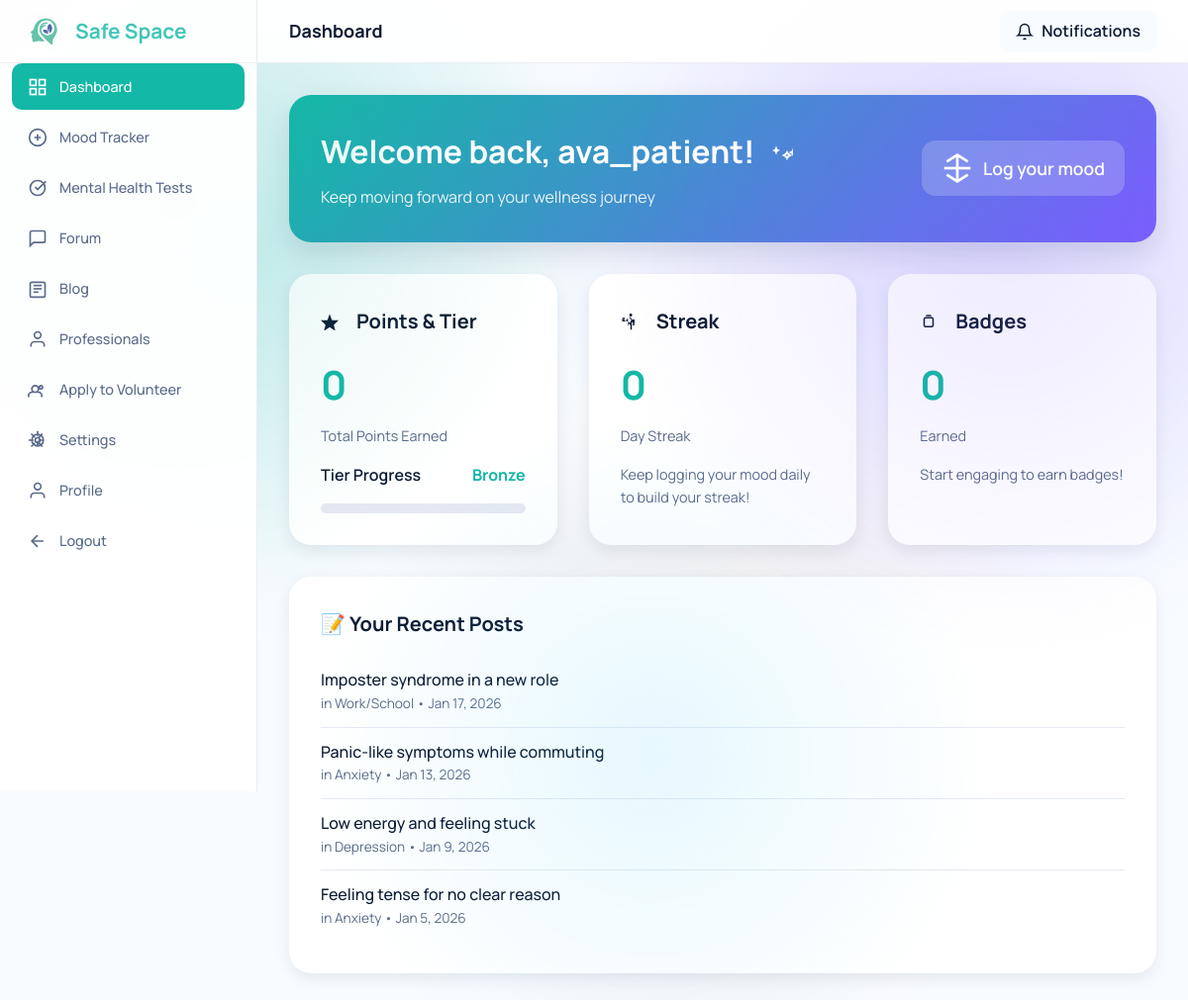
Page /dashboard/index.php (signed in) on the committed database.
### tables this page shows
CREATE TABLE users (
    user_id INT AUTO_INCREMENT PRIMARY KEY,
    username VARCHAR(50) UNIQUE NOT NULL,
    email VARCHAR(100) UNIQUE NOT NULL,
    password_hash VARCHAR(255) NOT NULL,
    full_name VARCHAR(100) NULL,
    phone VARCHAR(30) NULL,
    user_type ENUM('patient', 'professional', 'volunteer', 'supporter', 'community_healer') NOT NULL,
    is_anonymous BOOLEAN DEFAULT TRUE,
    is_verified BOOLEAN DEFAULT FALSE,
    is_active BOOLEAN DEFAULT TRUE,
    profile_picture VARCHAR(255) NULL,
    bio TEXT NULL,
    date_of_birth DATE NULL,
    gender ENUM('male', 'female', 'non_binary', 'prefer_not_to_say', 'other') NULL,
    country VARCHAR(100) NULL,
    timezone VARCHAR(50) DEFAULT 'UTC',
    created_at TIMESTAMP DEFAULT CURRENT_TIMESTAMP,
    last_login TIMESTAMP NULL,
    email_verified_at TIMESTAMP NULL,
    verification_token VARCHAR(100) NULL,
    reset_token VARCHAR(100) NULL,
    reset_token_expiry TIMESTAMP NULL,
    INDEX idx_username (username),
    INDEX idx_email (email),
    INDEX idx_user_type (user_type),
    INDEX idx_is_active (is_active)
);

CREATE TABLE forum_posts (
    post_id INT AUTO_INCREMENT PRIMARY KEY,
    user_id INT NOT NULL,
    category VARCHAR(100) NOT NULL,
    title VARCHAR(255) NOT NULL,
    content LONGTEXT NOT NULL,
    is_encrypted BOOLEAN DEFAULT TRUE,
    view_count INT DEFAULT 0,
    reply_count INT DEFAULT 0,
    is_pinned BOOLEAN DEFAULT FALSE,
    is_locked BOOLEAN DEFAULT FALSE,
    status ENUM('published', 'draft', 'deleted', 'flagged') DEFAULT 'published',
    created_at TIMESTAMP DEFAULT CURRENT_TIMESTAMP,
    updated_at TIMESTAMP DEFAULT CURRENT_TIMESTAMP ON UPDATE CURRENT_TIMESTAMP,
    FOREIGN KEY (user_id) REFERENCES users(user_id) ON DELETE CASCADE,
    INDEX idx_category (category),
    INDEX idx_status (status),
    INDEX idx_created_at (created_at),
    INDEX idx_user_posts (user_id, created_at)
);

### config/config.php (called while the page is built, shortened)
<?php
function get_user_id() {
    return $_SESSION['user_id'] ?? null;
}
?>

### dashboard/index.php (the view, shortened to what this page needs)
<?php
require_once '../config/config.php';
$user_id = get_user_id();
$db = Database::getInstance();
$conn = $db->getConnection();
$user_stmt = $conn->prepare("SELECT user_id, username, user_type, profile_picture FROM users WHERE user_id = ?");
$user_stmt->bind_param("i", $user_id);
$user_stmt->execute();
$user_result = $user_stmt->get_result();
$user = $user_result->fetch_assoc();
$points_stmt = $conn->prepare("SELECT total_points, tier_level, streak_days FROM user_points WHERE user_id = ?");
$points_stmt->bind_param("i", $user_id);
$points_stmt->execute();
$points_result = $points_stmt->get_result();
$user_points = $points_result->fetch_assoc();
$today = date('Y-m-d');
$today_mood_stmt = $conn->prepare("
    SELECT mood_level, mood_emoji, mood_label, logged_at FROM mood_logs
    WHERE user_id = ? AND DATE(logged_at) = ?
    ORDER BY logged_at DESC LIMIT 1
");
$today_mood_stmt->bind_param("is", $user_id, $today);
$today_mood_stmt->execute();
$today_mood_result = $today_mood_stmt->get_result();
$today_mood = $today_mood_result->fetch_assoc();
$forum_stmt = $conn->prepare("
    SELECT post_id, title, category, created_at FROM forum_posts
    WHERE user_id = ?
    ORDER BY created_at DESC LIMIT 5
");
$forum_stmt->bind_param("i", $user_id);
$forum_stmt->execute();
$forum_result = $forum_stmt->get_result();
$recent_posts = [];
while ($row = $forum_result->fetch_assoc()) {
    $recent_posts[] = $row;
}
$badges = [];
$current_tier = $user_points['tier_level'] ?? 'bronze';
?>
<!DOCTYPE html>
<html lang="en">
<head>
    <link rel="stylesheet" href="../assets/css/styles.css">
</head>
<body>
    <div class="dashboard-wrapper">
        <?php include 'includes/sidebar.php'; ?>
        <main class="main-content">
            <div class="top-bar">
                <h2 style="margin: 0; font-size: 18px; color: var(--text-primary);">Dashboard</h2>
                <div class="top-bar-right">
                    <a href="notifications.php" style="text-decoration: none; color: var(--text-primary); font-weight: 600; padding: 8px 16px; background: var(--light-bg); border-radius: 8px; display: flex; align-items: center; gap: 8px;">
                        <svg viewBox="0 0 24 24" width="18" height="18" fill="none" stroke="currentColor" stroke-width="2"><path d="M18 8A6 6 0 0 0 6 8c0 7-3 9-3 9h18s-3-2-3-9"/><path d="M13.73 21a2 2 0 0 1-3.46 0"/></svg>
                        Notifications
                    </a>
                </div>
            </div>
            <div class="content-area">
        <div class="header-card">
            <div class="header-left">
                <h1>Welcome back, <?php echo htmlspecialchars($user['username']); ?>! </h1>
                <p style="opacity: 0.9;">Keep moving forward on your wellness journey</p>
            </div>
            <div class="header-right">
                <?php if ($today_mood): ?>
                    <div class="mood-badge">
                        <span class="mood-emoji-large"><?php echo htmlspecialchars($today_mood['mood_emoji']); ?></span>
                        <span><?php echo htmlspecialchars($today_mood['mood_label']); ?></span>
                    </div>
                <?php else: ?>
                    <div class="mood-badge">
                        <svg viewBox="0 0 24 24" width="32" height="32" fill="none" stroke="currentColor" stroke-width="2" class="mood-emoji-large"><line x1="12" y1="2" x2="12" y2="22"/><polyline points="4 7 12 2 20 7"/><polyline points="4 17 12 22 20 17"/><line x1="2" y1="12" x2="22" y2="12"/></svg>
                        <span>Log your mood</span>
                    </div>
                <?php endif; ?>
            </div>
        </div>
        <div class="dashboard-grid">
            <div class="card">
                <div class="card-title"><svg viewBox="0 0 24 24" width="18" height="18" fill="currentColor" style="display: inline-block; margin-right: 8px; vertical-align: middle;"><polygon points="12 2 15.09 10.26 24 10.26 17.55 16.5 19.64 24.76 12 19.52 4.36 24.76 6.45 16.5 0 10.26 8.91 10.26"/></svg>Points & Tier</div>
                <div class="stat-display"><?php echo $user_points['total_points'] ?? 0; ?></div>
                <div class="stat-label">Total Points Earned</div>
                <div style="margin-top: 1rem;">
                    <div style="display: flex; justify-content: space-between; margin-bottom: 0.5rem;">
                        <span style="font-weight: 600; color: var(--text-primary);">Tier Progress</span>
                        <span style="color: var(--primary-color); font-weight: 700;">
                            <?php echo ucfirst($current_tier); ?>
                        </span>
                    </div>
                    <div class="progress-bar">
                    </div>
                </div>
            </div>
            <div class="card">
                <div class="card-title">Streak</div>
                <div class="stat-display"><?php echo $user_points['streak_days'] ?? 0; ?></div>
                <div class="stat-label">Day Streak</div>
                <p style="margin-top: 1rem; font-size: 0.9rem; color: var(--text-secondary);">
                    Keep logging your mood daily to build your streak!
                </p>
            </div>
            <div class="card">
                <div class="card-title">Badges</div>
                <div class="stat-display"><?php echo count($badges); ?></div>
                <div class="stat-label">Earned</div>
                <?php if (count($badges) > 0): ?>
                    <div class="badges-grid" style="margin-top: 1rem;">
                        <?php foreach (array_slice($badges, 0, 3) as $badge): ?>
                            <div class="badge-item" title="<?php echo htmlspecialchars($badge['badge_description']); ?>">
                                <div class="badge-icon"><svg viewBox="0 0 24 24" width="24" height="24" fill="currentColor"><path d="M6 9c0-1 .895-2 2-2h8c1.105 0 2 .895 2 2v8c0 1.105-.895 2-2 2H8c-1.105 0-2-.895-2-2V9z"/><path d="M9 5c0-.552.448-1 1-1h4c.552 0 1 .448 1 1"/></svg></div>
                                <div class="badge-name"><?php echo htmlspecialchars(substr($badge['badge_name'], 0, 10)); ?></div>
                            </div>
                        <?php endforeach; ?>
                    </div>
                <?php else: ?>
                    <p style="margin-top: 1rem; font-size: 0.9rem; color: var(--text-secondary);">
                        Start engaging to earn badges!
                    </p>
                <?php endif; ?>
            </div>
        </div>
        <?php if (count($recent_posts) > 0): ?>
        <div class="card">
            <div class="card-title">📝 Your Recent Posts</div>
            <ul class="activity-list">
                <?php foreach ($recent_posts as $post): ?>
                    <li>
                        <div>
                            <div class="activity-title"><?php echo htmlspecialchars(substr($post['title'], 0, 50)); ?></div>
                            <div class="activity-date">
                                in <?php echo htmlspecialchars($post['category']); ?> •
                                <?php echo date('M j, Y', strtotime($post['created_at'])); ?>
                            </div>
                        </div>
                    </li>
                <?php endforeach; ?>
            </ul>
        </div>
        <?php endif; ?>
            </div>
        </main>
    </div>
</body>
</html>

### assets/css/styles.css (style rules this page uses)
:root { --primary-color: #14b8a6; --primary-dark: #0e9486; --primary-light: #3ad0be; --secondary-color: #7b5dff; --accent-color: #3ac7ff; --accent-warm: #ff986f; --white: #ffffff; --light-bg: #f8fbff; --light-gray: #e5e9f2; --medium-gray: #97a4b8; --dark-gray: #0c1b33; --text-primary: #0c1b33; --text-secondary: #5a6b8a; --success: #22c55e; --warning: #f59e0b; --error: #ef4444; --info: #3b82f6; --shadow-sm: 0 6px 16px rgba(12, 27, 51, 0.08); --shadow-md: 0 12px 28px rgba(12, 27, 51, 0.12); --shadow-lg: 0 18px 48px rgba(12, 27, 51, 0.18); --shadow-glow: 0 0 24px rgba(20, 184, 166, 0.35); --radius-sm: 10px; --radius-md: 14px; --radius-lg: 22px; --radius-xl: 32px; --transition-fast: 0.18s ease; --transition-normal: 0.3s ease; --transition-slow: 0.5s ease; --spacing-xs: 0.5rem; --spacing-sm: 1rem; --spacing-md: 1.5rem; --spacing-lg: 2rem; --spacing-xl: 3rem; }
* { margin: 0; padding: 0; box-sizing: border-box; }
html { font-size: 16px; scroll-behavior: smooth; }
body { font-family: 'Manrope', 'Segoe UI', Tahoma, Geneva, Verdana, sans-serif; background: radial-gradient(circle at 20% 25%, rgba(20, 184, 166, 0.16), transparent 32%), radial-gradient(circle at 80% 20%, rgba(123, 93, 255, 0.14), transparent 34%), radial-gradient(circle at 60% 70%, rgba(255, 152, 111, 0.14), transparent 36%), var(--light-bg); color: var(--text-primary); line-height: 1.6; min-height: 100vh; overflow-x: hidden; position: relative; margin: 0; }
body::before { content: ''; position: fixed; top: 0; left: 0; width: 100%; height: 100%; background: radial-gradient(circle at 15% 20%, rgba(20, 184, 166, 0.12), transparent 30%), radial-gradient(circle at 85% 25%, rgba(123, 93, 255, 0.12), transparent 32%), radial-gradient(circle at 55% 75%, rgba(58, 199, 255, 0.12), transparent 34%); pointer-events: none; z-index: 0; }

### dashboard/index.php (style rules this page uses)
.dashboard-wrapper { display: flex; min-height: 100vh; }
.main-content { flex: 1; margin-left: 260px; padding: 0; }
.top-bar { background: rgba(255, 255, 255, 0.95); border-bottom: 1px solid rgba(12, 27, 51, 0.08); padding: 0 32px; display: flex; justify-content: space-between; align-items: center; position: sticky; top: 0; z-index: 100; height: 64px; }
.top-bar-right { display: flex; gap: 16px; align-items: center; }
.content-area { padding: 2rem; }
.header-card { background: linear-gradient(135deg, var(--primary-color), var(--secondary-color)); color: white; padding: 2rem; border-radius: var(--radius-lg); margin-bottom: 2rem; box-shadow: var(--shadow-md); display: flex; justify-content: space-between; align-items: center; flex-wrap: wrap; gap: 2rem; }
.header-left h1 { font-size: 2rem; margin-bottom: 0.5rem; }
.header-right { text-align: right; }
.mood-badge { display: inline-flex; align-items: center; gap: 10px; background: rgba(255, 255, 255, 0.2); padding: 12px 20px; border-radius: var(--radius-md); font-size: 1.1rem; font-weight: 600; backdrop-filter: blur(10px); }
.mood-emoji-large { font-size: 2rem; }
.dashboard-grid { display: grid; grid-template-columns: repeat(auto-fit, minmax(250px, 1fr)); gap: 2rem; margin-bottom: 2rem; }
.card { background: white; border-radius: var(--radius-lg); padding: 2rem; box-shadow: var(--shadow-sm); transition: all var(--transition-normal); }
.card-title { font-size: 1.25rem; font-weight: 700; color: var(--text-primary); margin-bottom: 1rem; display: flex; align-items: center; gap: 10px; }
.stat-display { font-size: 2.5rem; font-weight: 700; color: var(--primary-color); margin-bottom: 0.5rem; }
.stat-label { color: var(--text-secondary); font-size: 0.9rem; }
.progress-bar { width: 100%; height: 10px; background: var(--light-gray); border-radius: 5px; overflow: hidden; margin-top: 1rem; }
.activity-list { list-style: none; }
.activity-list li { padding: 0.75rem 0; border-bottom: 1px solid var(--light-gray); display: flex; justify-content: space-between; align-items: center; }
.activity-list li:last-child { border-bottom: none; }
.activity-title { color: var(--text-primary); font-weight: 500; }
.activity-date { color: var(--text-secondary); font-size: 0.85rem; }

### rows in the picture
users: username "ava_patient"
forum_posts: title "Imposter syndrome in a new role", category "Work/School", created_at "Jan 17, 2026"
forum_posts: title "Panic-like symptoms while commuting", category "Anxiety", created_at "Jan 13, 2026"
forum_posts: title "Low energy and feeling stuck", category "Depression", created_at "Jan 9, 2026"
forum_posts: title "Feeling tense for no clear reason", category "Anxiety", created_at "Jan 5, 2026"

### other values in the picture
$user_points['total_points'] "0"
$current_tier "Bronze"
$user_points['streak_days'] "0"
count($badges) "0"
